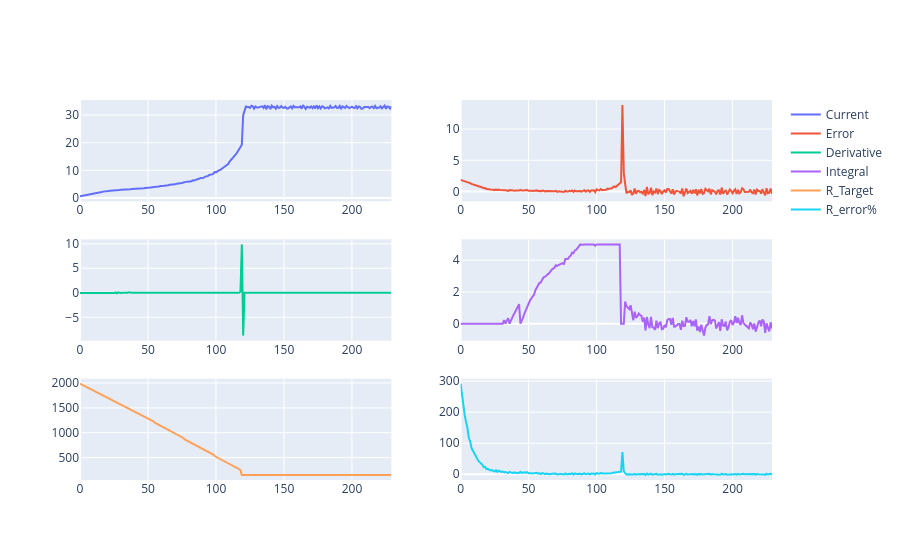

Notebook source saved alongside this figure:
### Code cell
from pandas.errors import EmptyDataError
archivo_salida = "test_datos_3.csv"
columns = ["Voltage", "Current", "PWM Value", "Error", "Integral", "Derivative", "R_Target"]
try:
    df = pd.read_csv(archivo_salida)
except EmptyDataError:
    print(f"El archivo {archivo_salida} está vacío o no existe.")
    df = pd.DataFrame()
df.columns = columns
df["error%"] = (df["Error"] / (1000 * df["Voltage"] / df["R_Target"])) * 100
df["Resistance"] = 1000* df["Voltage"] / df["Current"]
df["R_error%"] = (df["Resistance"] - df["R_Target"]) / df["R_Target"] * 100

fig = make_subplots(rows=3, cols=2)
fig.add_trace(go.Scatter(x=df.index, y=df["Current"], name="Current"), row=1, col=1)
fig.add_trace(go.Scatter(x=df.index, y=df["Error"], name="Error"), row=1, col=2)
fig.add_trace(go.Scatter(x=df.index, y=df["Derivative"], name="Derivative"), row=2, col=1)
fig.add_trace(go.Scatter(x=df.index, y=df["Integral"], name="Integral"), row=2, col=2)
fig.add_trace(go.Scatter(x=df.index, y=df["R_Target"], name="R_Target"), row=3, col=1)
fig.add_trace(go.Scatter(x=df.index, y=df["R_error%"], name="R_error%"), row=3, col=2)
# fig.add_trace(go.Scatter(x=df.index, y=df["error%"], name="error%"), row=3, col=2)

### Figure 1 — Plotly figure (JSON) as saved in the notebook; plotly's stock layout.template omitted (floating-point values rounded to 4 significant figures; data arrays with more than 128 entries replaced by an {"elided": "..."} marker saying what was removed)
{"data": [{"name": "Current", "type": "scatter", "x": {"elided": "230 int values"}, "xaxis": "x", "y": {"elided": "230 float values"}, "yaxis": "y"}, {"name": "Error", "type": "scatter", "x": {"elided": "230 int values"}, "xaxis": "x2", "y": {"elided": "230 float values"}, "yaxis": "y2"}, {"name": "Derivative", "type": "scatter", "x": {"elided": "230 int values"}, "xaxis": "x3", "y": {"elided": "230 float values"}, "yaxis": "y3"}, {"name": "Integral", "type": "scatter", "x": {"elided": "230 int values"}, "xaxis": "x4", "y": {"elided": "230 float values"}, "yaxis": "y4"}, {"name": "R_Target", "type": "scatter", "x": {"elided": "230 int values"}, "xaxis": "x5", "y": {"elided": "230 int values"}, "yaxis": "y5"}, {"name": "R_error%", "type": "scatter", "x": {"elided": "230 int values"}, "xaxis": "x6", "y": {"elided": "230 float values"}, "yaxis": "y6"}], "layout": {"xaxis": {"anchor": "y", "domain": [0, 0.45]}, "xaxis2": {"anchor": "y2", "domain": [0.55, 1]}, "xaxis3": {"anchor": "y3", "domain": [0, 0.45]}, "xaxis4": {"anchor": "y4", "domain": [0.55, 1]}, "xaxis5": {"anchor": "y5", "domain": [0, 0.45]}, "xaxis6": {"anchor": "y6", "domain": [0.55, 1]}, "yaxis": {"anchor": "x", "domain": [0.7333, 1]}, "yaxis2": {"anchor": "x2", "domain": [0.7333, 1]}, "yaxis3": {"anchor": "x3", "domain": [0.3667, 0.6333]}, "yaxis4": {"anchor": "x4", "domain": [0.3667, 0.6333]}, "yaxis5": {"anchor": "x5", "domain": [0, 0.2667]}, "yaxis6": {"anchor": "x6", "domain": [0, 0.2667]}}}
